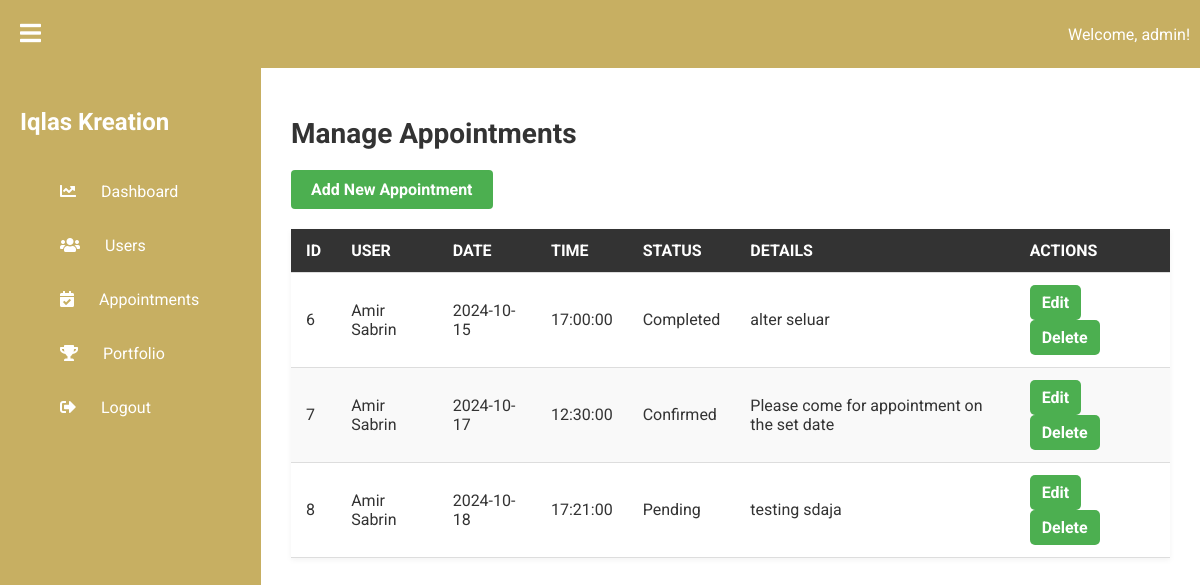
Page /admin/admin_appointment.php (signed in) on the earlier database version.
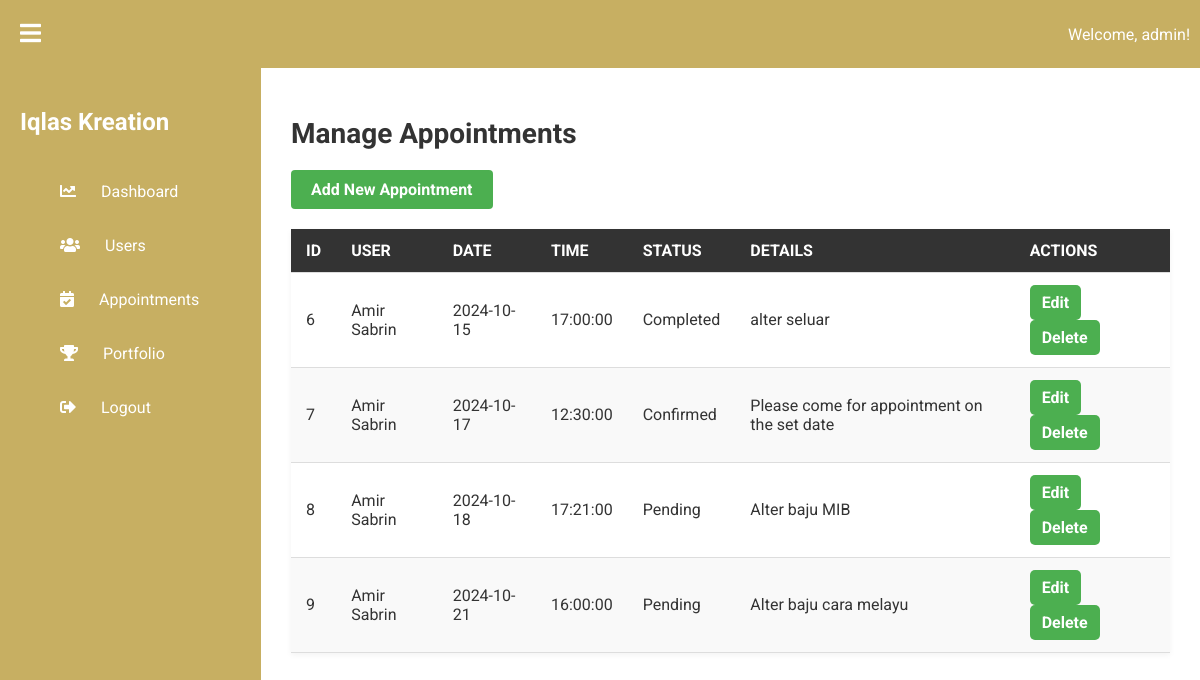
Same page on the later database version.
### tables this page shows
CREATE TABLE `appointments` (
  `id` int(11) NOT NULL,
  `user_id` int(11) DEFAULT NULL,
  `appointment_date` date DEFAULT NULL,
  `appointment_time` time DEFAULT NULL,
  `status` varchar(50) DEFAULT 'Pending',
  `details` text DEFAULT NULL
);

CREATE TABLE `users` (
  `id` int(11) NOT NULL,
  `username` varchar(255) NOT NULL,
  `email` varchar(255) NOT NULL,
  `password` varchar(255) NOT NULL,
  `created_at` timestamp NOT NULL DEFAULT current_timestamp()
);

### admin/admin_appointment.php (the view, shortened to what this page needs)
<?php
include '../database/db.php';
$query = "SELECT a.*, u.username FROM appointments a JOIN users u ON a.user_id = u.id";
$result = $conn->query($query);
?>
<!DOCTYPE html>
<html lang="en">
<head>
    <link rel="stylesheet" href="css/style.css">
    <link href="https://cdnjs.cloudflare.com/ajax/libs/font-awesome/5.15.3/css/all.min.css" rel="stylesheet"/>
    <link rel="stylesheet" href="https://cdnjs.cloudflare.com/ajax/libs/font-awesome/4.7.0/css/font-awesome.min.css">
</head>
<body>
    <?php include 'includes/header.php'; ?>
<div class="admin-dashboard">
<?php include 'includes/sidebar.php' ; ?>
    <main class="main-content">
        <h1>Manage Appointments</h1>
        <a href="add_appointment.php" class="btn">Add New Appointment</a>
        <table class="users-table">
            <thead>
                <tr>
                    <th>ID</th>
                    <th>User</th>
                    <th>Date</th>
                    <th>Time</th>
                    <th>Status</th>
                    <th>Details</th>
                    <th>Actions</th>
                </tr>
            </thead>
            <tbody>
                <?php if ($result && $result->num_rows > 0): ?>
                    <?php while ($appointment = $result->fetch_assoc()): ?>
                        <tr>
                            <td><?php echo htmlspecialchars($appointment['id']); ?></td>
                            <td><?php echo htmlspecialchars($appointment['username']); ?></td>
                            <td><?php echo htmlspecialchars($appointment['appointment_date']); ?></td>
                            <td><?php echo htmlspecialchars($appointment['appointment_time']); ?></td>
                            <td><?php echo htmlspecialchars($appointment['status']); ?></td>
                            <td><?php echo htmlspecialchars($appointment['details']); ?></td>
                            <td>
                                <a href="edit_appointment.php?id=<?php echo $appointment['id']; ?>" class="btn">Edit</a>
                                <a href="delete_appointment.php?id=<?php echo $appointment['id']; ?>" class="btn" onclick="return confirm('Are you sure you want to delete this appointment?');">Delete</a>
                            </td>
                        </tr>
                    <?php endwhile; ?>
                <?php else: ?>
                    <tr>
                        <td colspan="7">No appointments found.</td>
                    </tr>
                <?php endif; ?>
            </tbody>
        </table>
    </main>
</div>
</body>
</html>

Differences in the rows shown:
changed appointments id 8: details "testing sdaja" → "Alter baju MIB"
added appointments: id "9", user.username "Amir Sabrin", appointment_date "2024-10-21", appointment_time "16:00:00", status "Pending", details "Alter baju cara melayu"
